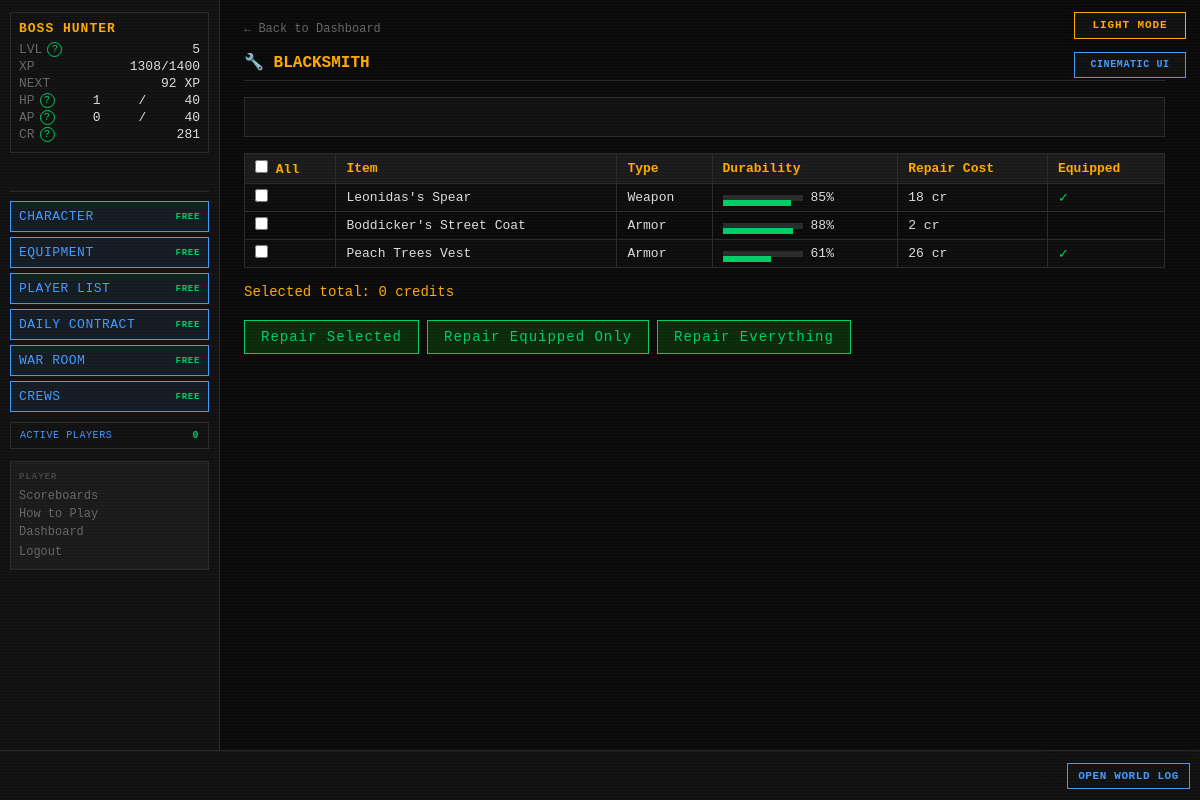
/blacksmith (signed in), run on the app's committed database.
### tables this page shows
CREATE TABLE players (
    id                  INTEGER PRIMARY KEY AUTOINCREMENT,
    username            TEXT    UNIQUE NOT NULL,
    password_hash       TEXT    NOT NULL,
    email               TEXT    UNIQUE NOT NULL,
    character_name      TEXT    NOT NULL,
    sex                 TEXT    NOT NULL,
    class_id            INTEGER REFERENCES classes(id),
    str_stat            INTEGER NOT NULL DEFAULT 1,
    end_stat            INTEGER NOT NULL DEFAULT 1,
    agi_stat            INTEGER NOT NULL DEFAULT 1,
    lck_stat            INTEGER NOT NULL DEFAULT 1,
    per_stat            INTEGER NOT NULL DEFAULT 1,
    level               INTEGER NOT NULL DEFAULT 1,
    xp                  INTEGER NOT NULL DEFAULT 0,
    current_hp          INTEGER NOT NULL,
    current_ap          INTEGER NOT NULL,
    credits             INTEGER NOT NULL DEFAULT 25,
    equipped_weapon_id  INTEGER REFERENCES inventory_items(id),
    equipped_armor_id   INTEGER REFERENCES inventory_items(id),
    equipped_special_id INTEGER REFERENCES inventory_items(id),
    in_combat           INTEGER NOT NULL DEFAULT 0,
    pending_levelup     INTEGER NOT NULL DEFAULT 0,
    pending_perk        INTEGER NOT NULL DEFAULT 0,
    combat_preference   TEXT    NOT NULL DEFAULT "Balanced",
    is_banned           INTEGER NOT NULL DEFAULT 0,
    retired_at          TEXT,
    last_login_at       TEXT,
    created_at          TEXT    NOT NULL DEFAULT (datetime('now'))
);

CREATE TABLE weapons (
    id              INTEGER PRIMARY KEY AUTOINCREMENT,
    name            TEXT    UNIQUE NOT NULL,
    is_active       INTEGER NOT NULL DEFAULT 1,
    level           INTEGER NOT NULL,
    weapon_type     TEXT    NOT NULL,
    damage_die      TEXT    NOT NULL,
    damage_type     TEXT    NOT NULL,
    str_bonus       INTEGER NOT NULL DEFAULT 0,
    end_bonus       INTEGER NOT NULL DEFAULT 0,
    agi_bonus       INTEGER NOT NULL DEFAULT 0,
    lck_bonus       INTEGER NOT NULL DEFAULT 0,
    per_bonus       INTEGER NOT NULL DEFAULT 0,
    associated_to   TEXT,
    credit_cost     INTEGER NOT NULL,
    drop_chance     REAL    NOT NULL,
    starting_durability INTEGER NOT NULL DEFAULT 100,
    imported_at     TEXT    NOT NULL DEFAULT (datetime('now'))
, description TEXT NOT NULL DEFAULT '');

CREATE TABLE inventory_items (
    id                 INTEGER PRIMARY KEY AUTOINCREMENT,
    player_id          INTEGER NOT NULL REFERENCES players(id),
    item_type          TEXT    NOT NULL,
    item_id            INTEGER NOT NULL,
    current_durability INTEGER NOT NULL DEFAULT 100,
    acquired_at        TEXT    NOT NULL DEFAULT (datetime('now')),
    acquired_method    TEXT    NOT NULL
);

CREATE TABLE armor (
    id              INTEGER PRIMARY KEY AUTOINCREMENT,
    name            TEXT    UNIQUE NOT NULL,
    is_active       INTEGER NOT NULL DEFAULT 1,
    level           INTEGER NOT NULL,
    ac_bonus        INTEGER NOT NULL DEFAULT 0,
    res_blade       INTEGER NOT NULL DEFAULT 0,
    res_blunt       INTEGER NOT NULL DEFAULT 0,
    res_ballistic   INTEGER NOT NULL DEFAULT 0,
    res_energy      INTEGER NOT NULL DEFAULT 0,
    res_arcane      INTEGER NOT NULL DEFAULT 0,
    res_explosive   INTEGER NOT NULL DEFAULT 0,
    res_venom       INTEGER NOT NULL DEFAULT 0,
    str_bonus       INTEGER NOT NULL DEFAULT 0,
    end_bonus       INTEGER NOT NULL DEFAULT 0,
    agi_bonus       INTEGER NOT NULL DEFAULT 0,
    lck_bonus       INTEGER NOT NULL DEFAULT 0,
    per_bonus       INTEGER NOT NULL DEFAULT 0,
    associated_to   TEXT,
    credit_cost     INTEGER NOT NULL,
    drop_chance     REAL    NOT NULL,
    starting_durability INTEGER NOT NULL DEFAULT 100,
    imported_at     TEXT    NOT NULL DEFAULT (datetime('now'))
, description TEXT NOT NULL DEFAULT '');

### routes/blacksmith.py (the view)
@bp.route("/blacksmith")
def index():
    player   = g.player
    settings = get_all_settings()
    if player["credits"] == 0:
        return render_template("blacksmith/blacksmith.html",
                               items=[], blocked=True,
                               blocked_reason="You have no credits.",
                               feedback=request.args.get("feedback"),
                               error=request.args.get("error"))
    items = _get_repairable_items(player, settings)
    all_full = all(i["current_durability"] >= 100 for i in items)
    if all_full:
        return render_template("blacksmith/blacksmith.html",
                               items=[], blocked=True,
                               blocked_reason="All your items are at full durability.",
                               feedback=request.args.get("feedback"),
                               error=request.args.get("error"))
    return render_template("blacksmith/blacksmith.html",
                           items=items,
                           blocked=False,
                           feedback=request.args.get("feedback"),
                           error=request.args.get("error"))

### app.py (called while the page is built)
def _context_processor() -> dict:
    settings = get_all_settings()
    player = g.get("player")
    if not player:
        return {"settings": settings}
    active_count = execute_one(
        """SELECT COUNT(DISTINCT q.player_id) AS cnt FROM action_queue q
           JOIN players p ON p.id=q.player_id
           WHERE datetime(q.created_at)>=datetime('now','-5 minutes') AND p.is_banned=0"""
    )["cnt"]
    return {"player": player, "settings": settings,
            "active_player_count": active_count}

def _check_auth():
    if request.endpoint in _AUTH_EXEMPT:
        return None
    if not session.get("player_id"):
        return redirect(url_for("auth.login"))
    return None

def _load_player():
    player_id = session.get("player_id")
    if not player_id:
        return None
    reconcile_combat_state(player_id)
    player = get_player(player_id)
    if player is None:
        session.clear()
        return redirect(url_for("auth.login"))
    g.player = player
    return None

def _check_levelup():
    if request.endpoint in _LEVELUP_EXEMPT:
        return None
    player = g.get("player")
    if player and player.get("pending_levelup") and not player.get("in_combat"):
        return redirect(url_for("auth.levelup"))
    if player and not player.get("in_combat"):
        threshold = cfg.XP_CURVE.get(player["level"] + 1)
        if threshold is not None and player["xp"] >= threshold:
            from combat.engine import check_level_up
            if check_level_up(player["id"], player["xp"], player["level"]):
                g.player = get_player(player["id"])
                return redirect(url_for("auth.levelup"))
    return None

def _set_blackout_flag():
    settings = get_all_settings()
    blackout_mins = settings.get("MIDNIGHT_BLACKOUT_MINUTES", cfg.MIDNIGHT_BLACKOUT_MINUTES)
    now = datetime.now(timezone.utc)
    minutes_to_midnight = (24 * 60) - (now.hour * 60 + now.minute)
    g.blackout = (minutes_to_midnight <= blackout_mins)

### database.py (called while the page is built)
def get_db() -> sqlite3.Connection:
    if 'db' not in g:
        g.db = sqlite3.connect(
            cfg.DB_PATH,
            detect_types=sqlite3.PARSE_DECLTYPES,
            timeout=10,
        )
        g.db.row_factory = dict_factory
        g.db.execute("PRAGMA foreign_keys = ON")
        g.db.execute("PRAGMA journal_mode = WAL")
    return g.db

def dict_factory(cursor: sqlite3.Cursor, row: tuple) -> dict:
    return {col[0]: val for col, val in zip(cursor.description, row)}

### templates/blacksmith/blacksmith.html (shortened to what this page needs)
{% extends "base.html" %}
{% block content %}
<div id="page-content">
    <a href="{{ url_for('dashboard.index') }}" class="back-link">← Back to Dashboard</a>
    <h2 class="page-title">🔧 BLACKSMITH</h2>
    <div id="terminal-output">
    </div>
    {% if blocked %}
    <p style="color:var(--grey)">{{ blocked_reason }}</p>
    {% else %}
    <form method="POST" action="{{ url_for('blacksmith.repair') }}">
        <table>
            <tr>
                <th><input type="checkbox" id="select-all"> All</th>
                <th>Item</th><th>Type</th><th>Durability</th>
                <th>Repair Cost</th><th>Equipped</th>
            </tr>
            {% for item in items %}
            <tr>
                <td>
                    <input type="checkbox" name="inv_ids" value="{{ item.inv_id }}"
                           class="item-checkbox" data-cost="{{ item.repair_cost }}">
                </td>
                <td>{{ item.name }}</td>
                <td>{{ item.item_type|title }}</td>
                <td>
                    <div style="display:flex;align-items:center;gap:8px;">
                        <div style="width:80px;height:6px;background:var(--border);position:relative;">
                            <div class="dur-bar {% if item.current_durability < 25 %}low{% elif item.current_durability < 60 %}medium{% endif %}"
                                 style="width:{{ item.current_durability }}%"></div>
                        </div>
                        {{ item.current_durability }}%
                    </div>
                </td>
                <td>{{ item.repair_cost }} cr</td>
                <td>{% if item.is_equipped %}<span class="term-good">✓</span>{% endif %}</td>
            </tr>
            {% endfor %}
        </table>
        <div style="margin:12px 0;color:var(--amber);">
            Selected total: <span id="total-cost">0</span> credits
        </div>
        <div style="display:flex;gap:8px;flex-wrap:wrap;">
            <button type="submit" name="mode" value="selected" class="auth-btn" style="width:auto;padding:8px 16px;">
                Repair Selected
            </button>
            <button type="submit" name="mode" value="equipped" class="auth-btn" style="width:auto;padding:8px 16px;">
                Repair Equipped Only
            </button>
            <button type="submit" name="mode" value="all" class="auth-btn" style="width:auto;padding:8px 16px;">
                Repair Everything
            </button>
        </div>
    </form>
    {% endif %}
</div>
{% endblock %}

### templates/base.html (shortened to what this page needs)
<!DOCTYPE html>
<html lang="en">
<head>
<link rel="stylesheet" href="{{ url_for('static', filename='style.css') }}">
</head>
<body class="{{ 'authenticated' if player else 'auth-page' }} {% block body_class %}{% endblock %}">
{% if settings.get('ALLOW_PLAYER_COLOR_OVERRIDE', true) %}<button id="theme-toggle" type="button" aria-label="Switch color theme" aria-pressed="false">
</button>{% endif %}
{% if settings.get('ALLOW_PLAYER_INTERFACE_OVERRIDE', true) %}
<button id="interface-toggle" type="button" aria-label="Switch interface style" aria-pressed="false">
</button>
{% endif %}
{% if player %}
<div id="left-col">
    <div id="status-block">
        <div class="status-name">{{ player.character_name }}</div>
        <div class="status-line">
            <span class="label">LVL</span>
            <span id="status-level">{{ player.level }}</span>
        </div>
        <div class="status-line">
            <span class="label">XP</span>
            <span><span id="status-xp">{{ player.xp }}</span><span id="status-xp-threshold">{% if player.get('next_level_xp') is not none %}/{{ player.get('next_level_xp') }}{% endif %}</span></span>
        </div>
        <div class="status-line" title="Experience still needed to reach level {{ player.level + 1 }}">
            <span class="label">NEXT</span>
            <span id="status-xp-next">{% if player.get('xp_to_next_level') is none %}MAX{% elif player.get('xp_to_next_level') <= 0 %}LEVEL UP{% else %}{{ player.get('xp_to_next_level') }} XP{% endif %}</span>
        </div>
        <div class="status-line">
            <span class="label">HP</span>
            <span id="status-hp">{{ player.current_hp }}</span>/<span id="status-maxhp">{{ player.max_hp }}</span>
        </div>
        <div class="status-line">
            <span class="label">AP</span>
            <span id="status-ap">{{ player.current_ap }}</span>/<span id="status-maxap">{{ player.max_ap }}</span>
        </div>
        <div class="status-line">
            <span class="label">CR</span>
            <span id="status-credits">{{ player.credits }}</span>
        </div>
    </div>
    <div class="free-action-buttons" aria-label="Free character actions">
        <a class="action-btn free-action-btn" href="{{ url_for('character.index') }}">
            CHARACTER <span class="free-cost">FREE</span>
        </a>
        <a class="action-btn free-action-btn" href="{{ url_for('character.equipment') }}">
            EQUIPMENT <span class="free-cost">FREE</span>
        </a>
        <a class="action-btn free-action-btn" href="{{ url_for('community.players') }}">PLAYER LIST <span class="free-cost">FREE</span></a>
        <a class="action-btn free-action-btn" href="{{ url_for('community.contracts') }}">DAILY CONTRACT <span class="free-cost">FREE</span></a>
        <a class="action-btn free-action-btn" href="{{ url_for('community.war_room') }}">WAR ROOM <span class="free-cost">FREE</span></a>
        <a class="action-btn free-action-btn" href="{{ url_for('crews.index') }}">CREWS <span class="free-cost">FREE</span></a>
    </div>
    <button id="active-players-toggle" class="active-players-toggle" type="button"
            data-url="{{ url_for('feeds.active_players') }}" aria-haspopup="dialog">
        ACTIVE PLAYERS <span id="active-player-count">{{ active_player_count }}</span>
    </button>
    <nav id="left-nav">
        <span class="nav-heading">PLAYER</span>
        <a href="{{ url_for('scoreboards.index') }}">Scoreboards</a>
        <a href="{{ url_for('feeds.game_help') }}">How to Play</a>
        <a href="{{ url_for('dashboard.index') }}">Dashboard</a>
        <form action="{{ url_for('auth.logout') }}" method="POST" style="margin:0">
            <button type="submit" class="nav-link-btn">Logout</button>
        </form>
    </nav>
</div>
{% endif %}
<div id="main">
    {% block content %}{% endblock %}
</div>
{% if player %}
<div id="ticker-wrap">
    <a id="ticker-log-link" href="{{ url_for('feeds.global_log') }}" title="Open the complete World Log">OPEN WORLD LOG</a>
    <div id="ticker">
    </div>
</div>
{% endif %}
</body>
</html>

### data on the page
players: character_name "BOSS HUNTER", level "5", xp "1308", current_hp "1", current_ap "0", credits "281"
weapons: name "Leonidas's Spear"
inventory_items: item_type "Weapon"
armor: name "Boddicker's Street Coat"
inventory_items: item_type "Armor"
armor: name "Peach Trees Vest"
inventory_items: item_type "Armor"

### other printed values
{{ player.get('next_level_xp') }} "1400"
{{ player.get('xp_to_next_level') }} "92"
{{ player.max_hp }} "40"
{{ player.max_ap }} "40"
{{ active_player_count }} "0"
{{ item.current_durability }} "85" "88" "61"
{{ item.repair_cost }} "18" "2" "26"
